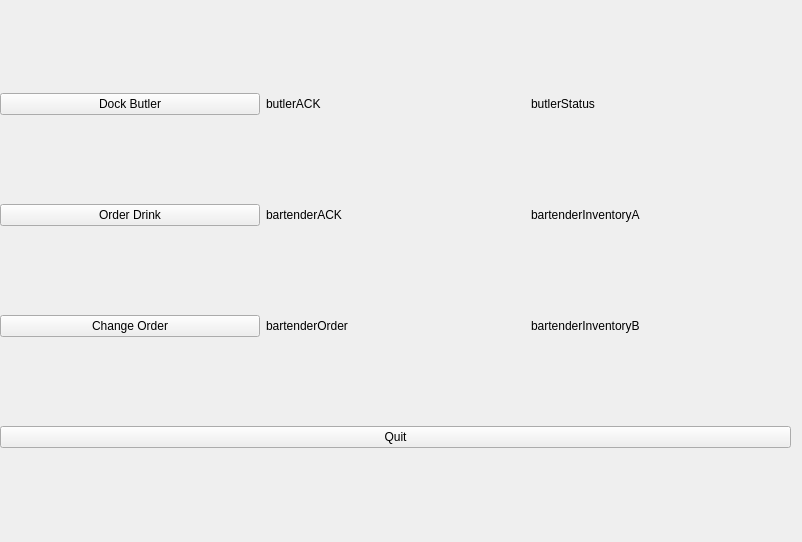
<?xml version="1.0" encoding="UTF-8"?>
<ui version="4.0">
 <class>Form</class>
 <widget class="QWidget" name="Form">
  <property name="geometry">
   <rect>
    <x>0</x>
    <y>0</y>
    <width>802</width>
    <height>542</height>
   </rect>
  </property>
  <property name="windowTitle">
   <string>Form</string>
  </property>
  <widget class="QWidget" name="widget" native="true">
   <property name="geometry">
    <rect>
     <x>0</x>
     <y>0</y>
     <width>801</width>
     <height>541</height>
    </rect>
   </property>
   <widget class="QWidget" name="gridLayoutWidget">
    <property name="geometry">
     <rect>
      <x>0</x>
      <y>10</y>
      <width>791</width>
      <height>521</height>
     </rect>
    </property>
    <layout class="QGridLayout" name="gridLayout">
     <item row="2" column="0">
      <widget class="QPushButton" name="pushButton_2">
       <property name="text">
        <string>Change Order</string>
       </property>
      </widget>
     </item>
     <item row="0" column="1">
      <widget class="QLabel" name="label_2">
       <property name="text">
        <string>butlerACK</string>
       </property>
      </widget>
     </item>
     <item row="1" column="0">
      <widget class="QPushButton" name="pushButton">
       <property name="text">
        <string>Order Drink</string>
       </property>
      </widget>
     </item>
     <item row="0" column="0">
      <widget class="QPushButton" name="pushButton_3">
       <property name="text">
        <string>Dock Butler</string>
       </property>
      </widget>
     </item>
     <item row="1" column="1">
      <widget class="QLabel" name="label">
       <property name="text">
        <string>bartenderACK</string>
       </property>
      </widget>
     </item>
     <item row="2" column="1">
      <widget class="QLabel" name="label_3">
       <property name="text">
        <string>bartenderOrder</string>
       </property>
      </widget>
     </item>
     <item row="0" column="2">
      <widget class="QLabel" name="label_4">
       <property name="text">
        <string>butlerStatus</string>
       </property>
      </widget>
     </item>
     <item row="1" column="2">
      <widget class="QLabel" name="label_5">
       <property name="text">
        <string>bartenderInventoryA</string>
       </property>
      </widget>
     </item>
     <item row="2" column="2">
      <widget class="QLabel" name="label_6">
       <property name="text">
        <string>bartenderInventoryB</string>
       </property>
      </widget>
     </item>
     <item row="3" column="0" colspan="3">
      <widget class="QPushButton" name="pushButton_4">
       <property name="text">
        <string>Quit</string>
       </property>
      </widget>
     </item>
    </layout>
   </widget>
  </widget>
 </widget>
 <resources/>
 <connections>
  <connection>
   <sender>pushButton_4</sender>
   <signal>clicked()</signal>
   <receiver>Form</receiver>
   <slot>close()</slot>
   <hints>
    <hint type="sourcelabel">
     <x>395</x>
     <y>438</y>
    </hint>
    <hint type="destinationlabel">
     <x>400</x>
     <y>270</y>
    </hint>
   </hints>
  </connection>
 </connections>
</ui>
